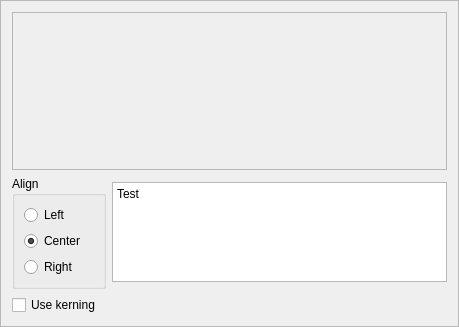
<?xml version="1.0" encoding="UTF-8"?>
<ui version="4.0">
 <class>FontTestFrame</class>
 <widget class="QFrame" name="FontTestFrame">
  <property name="geometry">
   <rect>
    <x>0</x>
    <y>0</y>
    <width>459</width>
    <height>327</height>
   </rect>
  </property>
  <property name="windowTitle">
   <string>Frame</string>
  </property>
  <property name="frameShape">
   <enum>QFrame::StyledPanel</enum>
  </property>
  <property name="frameShadow">
   <enum>QFrame::Raised</enum>
  </property>
  <layout class="QVBoxLayout" name="verticalLayout_2" stretch="1,0,0">
   <item>
    <widget class="QScrollArea" name="scrollArea">
     <property name="sizePolicy">
      <sizepolicy hsizetype="Expanding" vsizetype="Expanding">
       <horstretch>0</horstretch>
       <verstretch>2</verstretch>
      </sizepolicy>
     </property>
     <property name="widgetResizable">
      <bool>true</bool>
     </property>
     <widget class="QWidget" name="scrollAreaWidgetContents">
      <property name="geometry">
       <rect>
        <x>0</x>
        <y>0</y>
        <width>427</width>
        <height>146</height>
       </rect>
      </property>
      <layout class="QGridLayout" name="gridLayout">
       <item row="2" column="1">
        <widget class="FontTestWidget" name="drawWidget" native="true"/>
       </item>
       <item row="4" column="1">
        <spacer name="verticalSpacer">
         <property name="orientation">
          <enum>Qt::Vertical</enum>
         </property>
         <property name="sizeHint" stdset="0">
          <size>
           <width>20</width>
           <height>40</height>
          </size>
         </property>
        </spacer>
       </item>
       <item row="0" column="1">
        <spacer name="verticalSpacer_2">
         <property name="orientation">
          <enum>Qt::Vertical</enum>
         </property>
         <property name="sizeHint" stdset="0">
          <size>
           <width>20</width>
           <height>40</height>
          </size>
         </property>
        </spacer>
       </item>
       <item row="2" column="2">
        <spacer name="horizontalSpacer">
         <property name="orientation">
          <enum>Qt::Horizontal</enum>
         </property>
         <property name="sizeHint" stdset="0">
          <size>
           <width>40</width>
           <height>20</height>
          </size>
         </property>
        </spacer>
       </item>
       <item row="2" column="0">
        <spacer name="horizontalSpacer_2">
         <property name="orientation">
          <enum>Qt::Horizontal</enum>
         </property>
         <property name="sizeHint" stdset="0">
          <size>
           <width>40</width>
           <height>20</height>
          </size>
         </property>
        </spacer>
       </item>
      </layout>
     </widget>
    </widget>
   </item>
   <item>
    <layout class="QHBoxLayout" name="horizontalLayout" stretch="0,1">
     <item>
      <widget class="QGroupBox" name="groupBox">
       <property name="sizePolicy">
        <sizepolicy hsizetype="Minimum" vsizetype="Minimum">
         <horstretch>0</horstretch>
         <verstretch>0</verstretch>
        </sizepolicy>
       </property>
       <property name="minimumSize">
        <size>
         <width>94</width>
         <height>0</height>
        </size>
       </property>
       <property name="title">
        <string>Align</string>
       </property>
       <layout class="QVBoxLayout" name="verticalLayout">
        <item>
         <widget class="QRadioButton" name="radioButton">
          <property name="text">
           <string>Left</string>
          </property>
         </widget>
        </item>
        <item>
         <widget class="QRadioButton" name="radioButton_2">
          <property name="text">
           <string>Center</string>
          </property>
          <property name="checked">
           <bool>true</bool>
          </property>
         </widget>
        </item>
        <item>
         <widget class="QRadioButton" name="radioButton_3">
          <property name="text">
           <string>Right</string>
          </property>
         </widget>
        </item>
       </layout>
      </widget>
     </item>
     <item>
      <widget class="QPlainTextEdit" name="plainTextEdit">
       <property name="sizePolicy">
        <sizepolicy hsizetype="Minimum" vsizetype="Minimum">
         <horstretch>0</horstretch>
         <verstretch>0</verstretch>
        </sizepolicy>
       </property>
       <property name="maximumSize">
        <size>
         <width>16777215</width>
         <height>100</height>
        </size>
       </property>
       <property name="plainText">
        <string>Test</string>
       </property>
      </widget>
     </item>
    </layout>
   </item>
   <item>
    <widget class="QCheckBox" name="useKerningCheckBox">
     <property name="text">
      <string>Use kerning</string>
     </property>
    </widget>
   </item>
  </layout>
 </widget>
 <customwidgets>
  <customwidget>
   <class>FontTestWidget</class>
   <extends>QWidget</extends>
   <header>fonttestwidget.h</header>
   <container>1</container>
  </customwidget>
 </customwidgets>
 <resources/>
 <connections/>
</ui>
